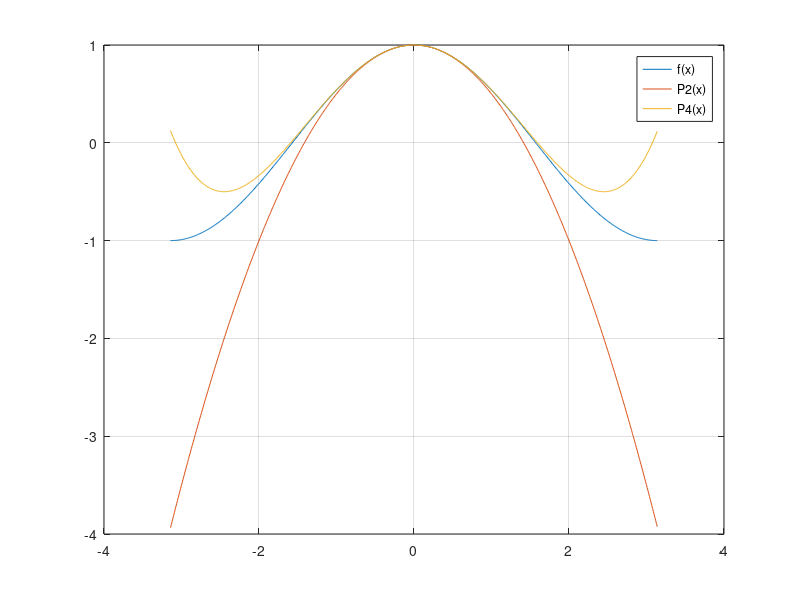
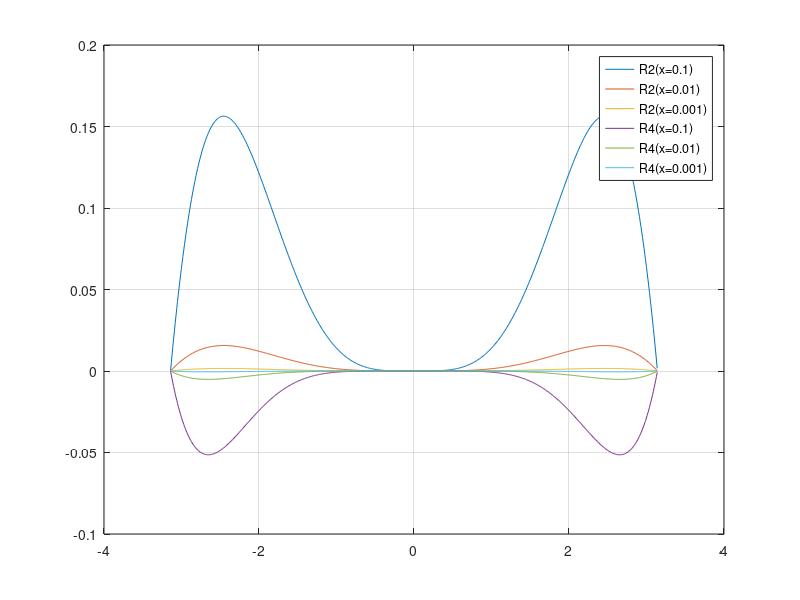

Reproduce these figures in MATLAB, in order.
clc
format long
int = -pi: .01 : pi;
x = cos(int);
p2x = 1-int.^2/2;
p4x = 1-int.^2/2 + int.^4/24;

figure(1);
plot(int, x, int, p2x, int, p4x);
legend('f(x)', 'P2(x)', 'P4(x)');
grid on;

r2x = @(x, h) (x.^3 .* (sin(x))) / 6 * h;
r4x = @(x, h) (x.^5 .* (-sin(x))) / 120 * h;
h1 = 0.1; h2 = 0.01; h3 = 0.001;
R2_h1 = r2x(int, h1); R2_h2 = r2x(int, h2); R2_h3 = r2x(int, h3);
R4_h1 = r4x(int, h1); R4_h2 = r4x(int, h2); R4_h3 = r4x(int, h3);

figure(2);
plot(int, R2_h1, int, R2_h2, int, R2_h3, int, R4_h1, int, R4_h2, int, R4_h3);
legend('R2(x=0.1)', 'R2(x=0.01)', 'R2(x=0.001)', 'R4(x=0.1)', ...
    'R4(x=0.01)', 'R4(x=0.001)');
grid on;
